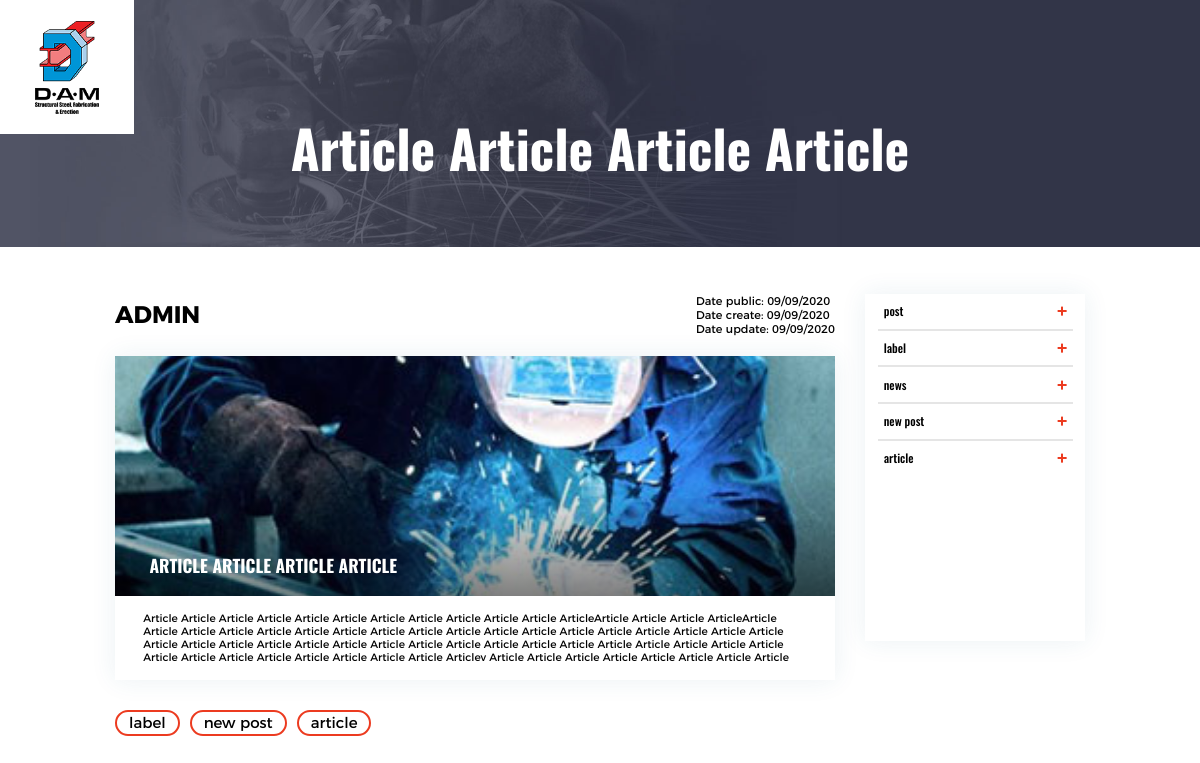
The page /post/article-article-article-article/ on the database its author committed.
### blog/models.py (models this page shows, shortened)
class Post(models.Model):
    author = models.ForeignKey(User, on_delete=models.CASCADE, related_name='blog_posts', default=0)
    title = models.CharField(max_length=150, db_index=True)
    image = models.ImageField(upload_to='products/%Y/%m/%d', blank=True)
    slug = models.SlugField(max_length=150, unique=True)
    text = models.TextField(blank=True, db_index=True)
    date_pub = models.DateTimeField(auto_now_add=True)
    date_create = models.DateTimeField(auto_created=True)
    date_update = models.DateTimeField(auto_now=True)
    tags = models.ManyToManyField('Tag', blank=True, related_name='posts')
    class Meta:
        ordering = ['-date_pub']
        index_together = (('id', 'slug'),)

class Tag(models.Model):
    name = models.CharField(max_length=100)
    slug = models.SlugField(max_length=100, unique=True)

### blog/views.py (the view)
# urls.py: path('post/<str:slug>/', post_detail, name='post_detail'),
def post_detail(request, slug):
    post = Post.objects.get(slug__iexact=slug)
    tags_post = post.tags.all()
    tags = Tag.objects.all()
    context = {'post': post,
                'tags': tags,
                'tags_post': tags_post
    }
    return render(request, 'blog/detail.html', context=context)

### blog/templates/blog/detail.html (shortened to what this page needs)
{% extends "base.html" %}
{% load static %}
{% block content %}
<main>
    <section class="banner-page">
        <h1>{{ post.title }}</h1>
    </section>
    <section class="blog-content">
        <div class="container">
            <div class="row">
                <div class="col-lg-9 col-md-8 col-sm-7">
                    <div class="blog-top">
                        <p class="blog-author">{{ post.author }}</p>
                        <div class="blog-date">
                            <p>Date public: {{ post.date_pub|date:"d/m/Y" }}</p>
                            <p>Date create: {{ post.date_create|date:"d/m/Y" }}</p>
                            <p>Date update: {{ post.date_update|date:"d/m/Y" }}</p>
                        </div>
                    </div>
                    <div class="blog-text">
                        <div class="blog-preview">
                            {% if post.image %}
                                <img src="{{ post.image.url }}">
                            {% else %}
                                <img src="">
                            {% endif %}
                            <h2>{{ post.title }}</h2>
                        </div>
                        <div class="style-text">
                            {{ post.text }}
                        </div>
                    </div>
                    <ul class="blog-tags">
                        {% for tag in tags_post %}
                            <li><a href="{% url 'tags' slug=tag.slug %}">{{ tag.name }}</a></li>
                        {% endfor %}
                    </ul>
                </div>
                <div class="col-lg-3 col-md-4 col-sm-5">
                    {% include 'blog/includes/sidebar.html' %}
                </div>
            </div>
        </div>
    </section>
</main>
{% endblock %}

### blog/templates/blog/includes/sidebar.html
<div class="category-list-box">
    <ul class="list-category">
        {% for tag in tags %}
            <li><a href="{% url 'tags' slug=tag.slug %}">{{ tag.name }}<span class="active-icon"></span></a></li>
        {% endfor %}
    </ul>
</div>

### rows shown on the page
Post: title "Article Article Article Article", author "ADMIN", date_pub "09/09/2020", date_create "09/09/2020", date_update "09/09/2020", image (picture), title "ARTICLE ARTICLE ARTICLE ARTICLE", text "Article Article Article Article Article Article Article Article Article Article Article ArticleArticle Article Article ArticleArticle Article Article Article Article Article Article Article Article Article Article Article Article Article Article Article Article Article Article Article Article Article Article Article Article Article Article Article Article Article Article Article Article Article Article Article Article Article Article Article Article Article Article Articlev Article Article Article Article Article Article Article Article"
Tag: name "label"
Tag: name "new post"
Tag: name "article"
Tag: name "post"
Tag: name "news"
